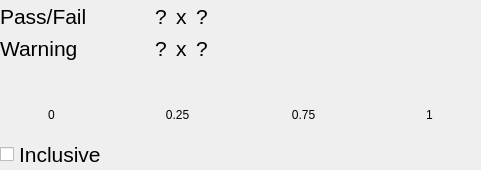
<?xml version="1.0" encoding="UTF-8"?>
<ui version="4.0">
 <class>Form</class>
 <widget class="QWidget" name="Form">
  <property name="geometry">
   <rect>
    <x>0</x>
    <y>0</y>
    <width>481</width>
    <height>170</height>
   </rect>
  </property>
  <property name="windowTitle">
   <string>Form</string>
  </property>
  <layout class="QVBoxLayout" name="verticalLayout">
   <property name="leftMargin">
    <number>0</number>
   </property>
   <property name="topMargin">
    <number>0</number>
   </property>
   <property name="rightMargin">
    <number>0</number>
   </property>
   <property name="bottomMargin">
    <number>0</number>
   </property>
   <item>
    <layout class="QHBoxLayout" name="horizontalLayout_2">
     <property name="spacing">
      <number>0</number>
     </property>
     <item>
      <layout class="QGridLayout" name="gridLayout">
       <property name="horizontalSpacing">
        <number>9</number>
       </property>
       <item row="0" column="4">
        <widget class="QLabel" name="comp_symbol_label_2">
         <property name="font">
          <font>
           <pointsize>16</pointsize>
          </font>
         </property>
         <property name="text">
          <string>?</string>
         </property>
        </widget>
       </item>
       <item row="1" column="2">
        <widget class="QLabel" name="comp_symbol_label_3">
         <property name="font">
          <font>
           <pointsize>16</pointsize>
          </font>
         </property>
         <property name="text">
          <string>?</string>
         </property>
        </widget>
       </item>
       <item row="0" column="0">
        <widget class="QLabel" name="pass_fail_label">
         <property name="font">
          <font>
           <pointsize>16</pointsize>
          </font>
         </property>
         <property name="text">
          <string>Pass/Fail</string>
         </property>
        </widget>
       </item>
       <item row="0" column="2">
        <widget class="QLabel" name="comp_symbol_label_1">
         <property name="font">
          <font>
           <pointsize>16</pointsize>
          </font>
         </property>
         <property name="text">
          <string>?</string>
         </property>
        </widget>
       </item>
       <item row="1" column="0">
        <widget class="QLabel" name="warning_label">
         <property name="font">
          <font>
           <pointsize>16</pointsize>
          </font>
         </property>
         <property name="text">
          <string>Warning</string>
         </property>
        </widget>
       </item>
       <item row="1" column="3">
        <widget class="QLabel" name="x_label_2">
         <property name="font">
          <font>
           <pointsize>16</pointsize>
          </font>
         </property>
         <property name="text">
          <string>x</string>
         </property>
        </widget>
       </item>
       <item row="0" column="3">
        <widget class="QLabel" name="x_label_1">
         <property name="font">
          <font>
           <pointsize>16</pointsize>
          </font>
         </property>
         <property name="text">
          <string>x</string>
         </property>
        </widget>
       </item>
       <item row="1" column="4">
        <widget class="QLabel" name="comp_symbol_label_4">
         <property name="font">
          <font>
           <pointsize>16</pointsize>
          </font>
         </property>
         <property name="text">
          <string>?</string>
         </property>
        </widget>
       </item>
       <item row="0" column="1">
        <widget class="QWidget" name="low_widget" native="true">
         <property name="minimumSize">
          <size>
           <width>50</width>
           <height>20</height>
          </size>
         </property>
        </widget>
       </item>
       <item row="1" column="1">
        <widget class="QWidget" name="warn_low_widget" native="true">
         <property name="minimumSize">
          <size>
           <width>50</width>
           <height>20</height>
          </size>
         </property>
        </widget>
       </item>
       <item row="0" column="5">
        <widget class="QWidget" name="high_widget" native="true">
         <property name="minimumSize">
          <size>
           <width>50</width>
           <height>20</height>
          </size>
         </property>
        </widget>
       </item>
       <item row="1" column="5">
        <widget class="QWidget" name="warn_high_widget" native="true">
         <property name="minimumSize">
          <size>
           <width>50</width>
           <height>20</height>
          </size>
         </property>
        </widget>
       </item>
      </layout>
     </item>
     <item>
      <spacer name="horizontalSpacer">
       <property name="orientation">
        <enum>Qt::Horizontal</enum>
       </property>
       <property name="sizeHint" stdset="0">
        <size>
         <width>40</width>
         <height>20</height>
        </size>
       </property>
      </spacer>
     </item>
    </layout>
   </item>
   <item>
    <layout class="QGridLayout" name="gridLayout_2">
     <property name="horizontalSpacing">
      <number>0</number>
     </property>
     <item row="1" column="3">
      <widget class="QLabel" name="warn_low_label">
       <property name="text">
        <string>0.25</string>
       </property>
       <property name="alignment">
        <set>Qt::AlignCenter</set>
       </property>
      </widget>
     </item>
     <item row="0" column="4">
      <widget class="PyDMDrawingLine" name="green_line">
       <property name="minimumSize">
        <size>
         <width>0</width>
         <height>20</height>
        </size>
       </property>
       <property name="maximumSize">
        <size>
         <width>16777215</width>
         <height>20</height>
        </size>
       </property>
       <property name="toolTip">
        <string/>
       </property>
       <property name="penColor" stdset="0">
        <color>
         <red>0</red>
         <green>200</green>
         <blue>0</blue>
        </color>
       </property>
       <property name="penWidth" stdset="0">
        <double>3.000000000000000</double>
       </property>
      </widget>
     </item>
     <item row="0" column="0">
      <widget class="PyDMDrawingLine" name="left_red_line">
       <property name="minimumSize">
        <size>
         <width>20</width>
         <height>20</height>
        </size>
       </property>
       <property name="maximumSize">
        <size>
         <width>20</width>
         <height>20</height>
        </size>
       </property>
       <property name="toolTip">
        <string/>
       </property>
       <property name="penColor" stdset="0">
        <color>
         <red>200</red>
         <green>0</green>
         <blue>0</blue>
        </color>
       </property>
       <property name="penWidth" stdset="0">
        <double>3.000000000000000</double>
       </property>
      </widget>
     </item>
     <item row="0" column="5" alignment="Qt::AlignHCenter">
      <widget class="PyDMDrawingLine" name="vertical_line_3">
       <property name="minimumSize">
        <size>
         <width>20</width>
         <height>20</height>
        </size>
       </property>
       <property name="maximumSize">
        <size>
         <width>20</width>
         <height>20</height>
        </size>
       </property>
       <property name="toolTip">
        <string/>
       </property>
       <property name="penWidth" stdset="0">
        <double>3.000000000000000</double>
       </property>
       <property name="rotation" stdset="0">
        <double>90.000000000000000</double>
       </property>
      </widget>
     </item>
     <item row="0" column="2">
      <widget class="PyDMDrawingLine" name="left_yellow_line">
       <property name="minimumSize">
        <size>
         <width>0</width>
         <height>20</height>
        </size>
       </property>
       <property name="maximumSize">
        <size>
         <width>16777215</width>
         <height>20</height>
        </size>
       </property>
       <property name="toolTip">
        <string/>
       </property>
       <property name="penColor" stdset="0">
        <color>
         <red>200</red>
         <green>200</green>
         <blue>0</blue>
        </color>
       </property>
       <property name="penWidth" stdset="0">
        <double>3.000000000000000</double>
       </property>
      </widget>
     </item>
     <item row="0" column="3" alignment="Qt::AlignHCenter">
      <widget class="PyDMDrawingLine" name="vertical_line_2">
       <property name="minimumSize">
        <size>
         <width>20</width>
         <height>20</height>
        </size>
       </property>
       <property name="maximumSize">
        <size>
         <width>20</width>
         <height>20</height>
        </size>
       </property>
       <property name="toolTip">
        <string/>
       </property>
       <property name="penWidth" stdset="0">
        <double>3.000000000000000</double>
       </property>
       <property name="rotation" stdset="0">
        <double>90.000000000000000</double>
       </property>
      </widget>
     </item>
     <item row="1" column="7">
      <widget class="QLabel" name="high_label">
       <property name="text">
        <string>1</string>
       </property>
       <property name="alignment">
        <set>Qt::AlignCenter</set>
       </property>
      </widget>
     </item>
     <item row="0" column="7" alignment="Qt::AlignHCenter">
      <widget class="PyDMDrawingLine" name="vertical_line_4">
       <property name="minimumSize">
        <size>
         <width>20</width>
         <height>20</height>
        </size>
       </property>
       <property name="maximumSize">
        <size>
         <width>20</width>
         <height>20</height>
        </size>
       </property>
       <property name="toolTip">
        <string/>
       </property>
       <property name="penWidth" stdset="0">
        <double>3.000000000000000</double>
       </property>
       <property name="rotation" stdset="0">
        <double>90.000000000000000</double>
       </property>
      </widget>
     </item>
     <item row="0" column="1" alignment="Qt::AlignHCenter">
      <widget class="PyDMDrawingLine" name="vertical_line_1">
       <property name="minimumSize">
        <size>
         <width>20</width>
         <height>20</height>
        </size>
       </property>
       <property name="maximumSize">
        <size>
         <width>20</width>
         <height>20</height>
        </size>
       </property>
       <property name="toolTip">
        <string/>
       </property>
       <property name="penWidth" stdset="0">
        <double>3.000000000000000</double>
       </property>
       <property name="rotation" stdset="0">
        <double>90.000000000000000</double>
       </property>
      </widget>
     </item>
     <item row="0" column="6">
      <widget class="PyDMDrawingLine" name="right_yellow_line">
       <property name="minimumSize">
        <size>
         <width>0</width>
         <height>20</height>
        </size>
       </property>
       <property name="maximumSize">
        <size>
         <width>16777215</width>
         <height>20</height>
        </size>
       </property>
       <property name="toolTip">
        <string/>
       </property>
       <property name="penColor" stdset="0">
        <color>
         <red>200</red>
         <green>200</green>
         <blue>0</blue>
        </color>
       </property>
       <property name="penWidth" stdset="0">
        <double>3.000000000000000</double>
       </property>
      </widget>
     </item>
     <item row="1" column="5">
      <widget class="QLabel" name="warn_high_label">
       <property name="text">
        <string>0.75</string>
       </property>
       <property name="alignment">
        <set>Qt::AlignCenter</set>
       </property>
      </widget>
     </item>
     <item row="0" column="8">
      <widget class="PyDMDrawingLine" name="right_red_line">
       <property name="minimumSize">
        <size>
         <width>20</width>
         <height>20</height>
        </size>
       </property>
       <property name="maximumSize">
        <size>
         <width>20</width>
         <height>20</height>
        </size>
       </property>
       <property name="toolTip">
        <string/>
       </property>
       <property name="penColor" stdset="0">
        <color>
         <red>200</red>
         <green>0</green>
         <blue>0</blue>
        </color>
       </property>
       <property name="penWidth" stdset="0">
        <double>3.000000000000000</double>
       </property>
      </widget>
     </item>
     <item row="1" column="1">
      <widget class="QLabel" name="low_label">
       <property name="text">
        <string>0</string>
       </property>
       <property name="alignment">
        <set>Qt::AlignCenter</set>
       </property>
      </widget>
     </item>
    </layout>
   </item>
   <item>
    <widget class="QCheckBox" name="inclusive_check">
     <property name="font">
      <font>
       <pointsize>16</pointsize>
      </font>
     </property>
     <property name="text">
      <string>Inclusive</string>
     </property>
    </widget>
   </item>
  </layout>
 </widget>
 <customwidgets>
  <customwidget>
   <class>PyDMDrawingLine</class>
   <extends>QWidget</extends>
   <header>pydm.widgets.drawing</header>
  </customwidget>
 </customwidgets>
 <resources/>
 <connections/>
</ui>
